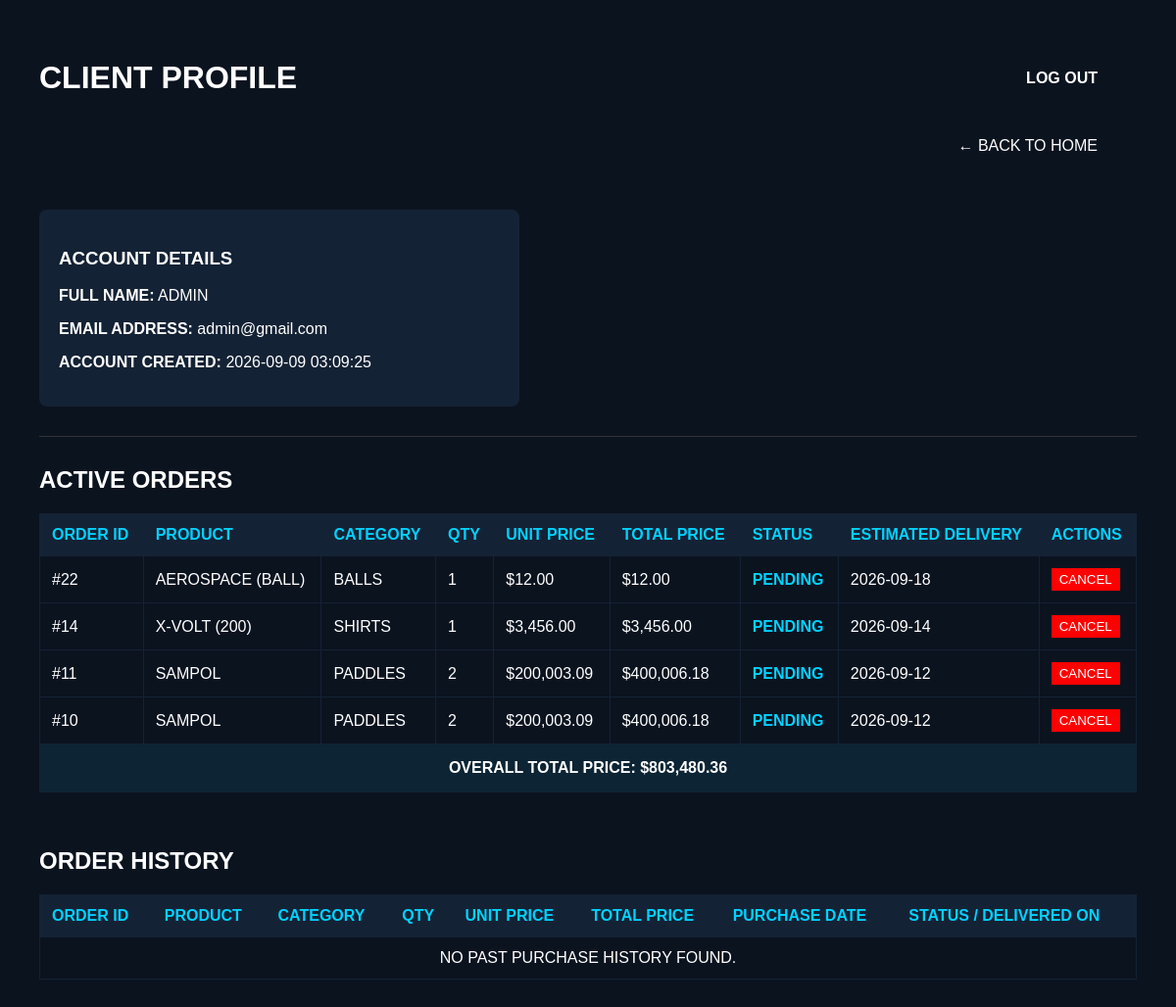
Page /clients/profile.php (signed in) on the committed database.
### tables this page shows
CREATE TABLE `users` (
  `id` int(11) NOT NULL,
  `fullname` varchar(100) NOT NULL,
  `email` varchar(100) NOT NULL,
  `password` varchar(255) NOT NULL,
  `created_at` timestamp NOT NULL DEFAULT current_timestamp(),
  `role` varchar(20) DEFAULT 'client',
  `PROFILE_IMAGE` varchar(255) DEFAULT NULL,
  `username` varchar(50) NOT NULL
);

CREATE TABLE `orders` (
  `id` int(11) NOT NULL,
  `user_id` int(11) NOT NULL,
  `product_id` int(11) NOT NULL,
  `quantity` int(11) NOT NULL DEFAULT 1,
  `status` varchar(50) NOT NULL DEFAULT 'PENDING',
  `order_date` datetime DEFAULT current_timestamp(),
  `delivery_date` date DEFAULT NULL
);

CREATE TABLE `products` (
  `id` int(11) NOT NULL,
  `name` varchar(100) NOT NULL,
  `category` varchar(50) NOT NULL,
  `price` decimal(10,2) NOT NULL,
  `stock` int(11) NOT NULL DEFAULT 0,
  `image` varchar(255) DEFAULT NULL,
  `image_url` varchar(255) DEFAULT NULL,
  `created_at` timestamp NOT NULL DEFAULT current_timestamp()
);

### clients/profile.php (the view, shortened to what this page needs)
<?php
require_once __DIR__ . '/../db_connect.php';
$user_id = $_SESSION['user_id'];
$user = null;
if ($stmt = $conn->prepare("SELECT fullname, email, created_at FROM users WHERE id = ?")) {
    $stmt->bind_param("i", $user_id);
    $stmt->execute();
    $user = $stmt->get_result()->fetch_assoc();
}
$active_orders = [];
$active_query = "SELECT o.id, o.quantity, o.status, o.order_date, o.delivery_date,
                        p.name AS product_name, p.category, p.price, o.product_id
                 FROM orders o
                 JOIN products p ON o.product_id = p.id
                 WHERE o.user_id = ? AND o.status != 'DELIVERED' AND o.status != 'CANCELLED'
                 ORDER BY o.order_date DESC";
if ($stmt = $conn->prepare($active_query)) {
    $stmt->bind_param("i", $user_id);
    $stmt->execute();
    $active_orders = $stmt->get_result();
}
$history_orders = [];
$history_query = "SELECT o.id, o.quantity, o.status, o.order_date, o.delivery_date,
                         p.name AS product_name, p.category, p.price
                  FROM orders o
                  JOIN products p ON o.product_id = p.id
                  WHERE o.user_id = ? AND (o.status = 'DELIVERED' OR o.status = 'CANCELLED')
                  ORDER BY o.order_date DESC";
if ($stmt = $conn->prepare($history_query)) {
    $stmt->bind_param("i", $user_id);
    $stmt->execute();
    $history_orders = $stmt->get_result();
}
?>
<!DOCTYPE html>
<html lang="en">
<head>
    <link rel="stylesheet" href="../design.css">
</head>
<body>
    <div class="header-container">
        <h1>CLIENT PROFILE</h1>
        <a href="../logout.php" onclick="return confirm('ARE YOU SURE YOU WANT TO LOG OUT?');" class="logout-link">LOG OUT</a>
    </div>
    <a href="../apparels.php" class="back-link">&larr; BACK TO HOME</a>
    <br><br>
    <?php if ($user): ?>
        <div class="card profile-card">
            <h3>ACCOUNT DETAILS</h3>
            <p><strong>FULL NAME:</strong> <?php echo strtoupper(htmlspecialchars($user['fullname'])); ?></p>
            <p><strong>EMAIL ADDRESS:</strong> <?php echo htmlspecialchars($user['email']); ?></p>
            <p><strong>ACCOUNT CREATED:</strong> <?php echo $user['created_at']; ?></p>
        </div>
    <?php else: ?>
        <p>ACCOUNT DETAILS NOT FOUND.</p>
    <?php endif; ?>
    <hr>
    <h2>ACTIVE ORDERS</h2>
    <table class="data-table">
        <thead>
            <tr>
                <th>ORDER ID</th>
                <th>PRODUCT</th>
                <th>CATEGORY</th>
                <th>QTY</th>
                <th>UNIT PRICE</th>
                <th>TOTAL PRICE</th>
                <th>STATUS</th>
                <th>ESTIMATED DELIVERY</th>
                <th>ACTIONS</th>
            </tr>
        </thead>
        <tbody>
            <?php if ($active_orders && $active_orders->num_rows > 0): ?>
                <?php
                $grand_total = 0;
                while ($order = $active_orders->fetch_assoc()):
                    $total_price = $order['price'] * $order['quantity'];
                    if ($order['status'] !== 'CANCEL_REQUESTED') {
                        $grand_total += $total_price;
                    }
                ?>
                    <tr>
                        <td>#<?php echo $order['id']; ?></td>
                        <td><?php echo strtoupper(htmlspecialchars($order['product_name'])); ?></td>
                        <td><?php echo strtoupper(htmlspecialchars($order['category'])); ?></td>
                        <td><?php echo $order['quantity']; ?></td>
                        <td>$<?php echo number_format($order['price'], 2); ?></td>
                        <td>$<?php echo number_format($total_price, 2); ?></td>
                        <td><strong class="status-badge"><?php echo strtoupper(htmlspecialchars($order['status'])); ?></strong></td>
                        <td><?php echo $order['delivery_date'] ?? 'PENDING DISPATCH'; ?></td>
                        <td>
                            <?php if ($order['status'] === 'PENDING'): ?>
                                <form method="POST" action="cancel_order.php" style="display:inline;">
                                    <button type="submit" name="cancel_order" onclick="return confirm('ARE YOU SURE YOU WANT TO CANCEL THIS ORDER?');" style="background: red; color: white; border: none; padding: 4px 8px; cursor: pointer;">CANCEL</button>
                                </form>
                            <?php elseif ($order['status'] === 'CANCEL_REQUESTED'): ?>
                                <span style="color: orange; font-weight: bold;">CANCELLATION PENDING</span>
                            <?php else: ?>
                                NONE
                            <?php endif; ?>
                        </td>
                    </tr>
                <?php endwhile; ?>
            <?php else: ?>
                <tr>
                    <td colspan="9" class="no-data">NO ACTIVE ORDERS AT THE MOMENT.</td>
                </tr>
            <?php endif; ?>
        </tbody>
        <?php if ($active_orders && $active_orders->num_rows > 0): ?>
        <tfoot>
            <tr>
                <td colspan="9" style="text-align: center; font-weight: bold; padding: 15px; background: rgba(25, 181, 229, 0.1);">
                    OVERALL TOTAL PRICE: $<?php echo number_format($grand_total, 2); ?>
                </td>
            </tr>
        </tfoot>
        <?php endif; ?>
    </table>
    <br><br>
    <h2>ORDER HISTORY</h2>
    <table class="data-table">
        <thead>
            <tr>
                <th>ORDER ID</th>
                <th>PRODUCT</th>
                <th>CATEGORY</th>
                <th>QTY</th>
                <th>UNIT PRICE</th>
                <th>TOTAL PRICE</th>
                <th>PURCHASE DATE</th>
                <th>STATUS / DELIVERED ON</th>
            </tr>
        </thead>
        <tbody>
            <?php if ($history_orders && $history_orders->num_rows > 0): ?>
                <?php while ($past = $history_orders->fetch_assoc()): ?>
                    <?php $total_price = $past['price'] * $past['quantity']; ?>
                    <tr>
                        <td>#<?php echo $past['id']; ?></td>
                        <td><?php echo strtoupper(htmlspecialchars($past['product_name'])); ?></td>
                        <td><?php echo strtoupper(htmlspecialchars($past['category'])); ?></td>
                        <td><?php echo $past['quantity']; ?></td>
                        <td>$<?php echo number_format($past['price'], 2); ?></td>
                        <td>$<?php echo number_format($total_price, 2); ?></td>
                        <td><?php echo $past['order_date']; ?></td>
                        <td><?php echo strtoupper(htmlspecialchars($past['status'])); ?><?php echo $past['delivery_date'] ? ' - ' . $past['delivery_date'] : ''; ?></td>
                    </tr>
                <?php endwhile; ?>
            <?php else: ?>
                <tr>
                    <td colspan="8" class="no-data">NO PAST PURCHASE HISTORY FOUND.</td>
                </tr>
            <?php endif; ?>
        </tbody>
    </table>
</body>
</html>

### design.css (style rules this page uses)
body { font-family: 'nexa', sans-serif; font-weight: 200; background-color: #0b131f; color: #ffffff; padding: 40px; margin: 0; }
h1, h2, h3, h4, th, strong { font-family: 'nexa', sans-serif; font-weight: 800; }
hr { border: none; border-top: 1px solid #333333; margin-bottom: 30px; }
a { color: #00d2ff; text-decoration: none; }
.back-link { position: relative; color: #ffffff; right: 20px; display: flex; justify-content: flex-end; margin: 20px; }
.card { background: #142235; padding: 20px; border-radius: 8px; flex: 1; }
.data-table { width: 100%; border: 1px solid #142235; border-collapse: collapse; text-align: left; margin-top: 20px; }
.data-table th, .data-table td { padding: 12px; border: 1px solid #142235; }
.data-table thead tr { background: #142235; color: #00d2ff; }
.no-data { text-align: center; padding: 20px; }
.header-container { display: flex; justify-content: space-between; align-items: center; }
.logout-link { position: relative; font-weight: 800; color: #ffffff; right: 20px; display: flex; justify-content: flex-end; margin: 20px; }
.profile-card { max-width: 450px; margin-bottom: 30px; }
.status-badge { color: #00d2ff; font-weight: 800; }

### rows in the picture
users: fullname "ADMIN", email "admin@gmail.com", created_at "2026-09-09 03:09:25"
orders: id "22", product.name "AEROSPACE (BALL)", product.category "BALLS", quantity "1", product.price "12.00", status "PENDING", delivery_date "2026-09-18"
orders: id "14", product.name "X-VOLT (200)", product.category "SHIRTS", quantity "1", product.price "3,456.00", total_price "3,456.00", status "PENDING", delivery_date "2026-09-14"
orders: id "11", product.name "SAMPOL", product.category "PADDLES", quantity "2", product.price "200,003.09", total_price "400,006.18", status "PENDING", delivery_date "2026-09-12"
orders: id "10", product.name "SAMPOL", product.category "PADDLES", quantity "2", product.price "200,003.09", total_price "400,006.18", status "PENDING", delivery_date "2026-09-12"

### other values in the picture
$grand_total "803,480.36"
